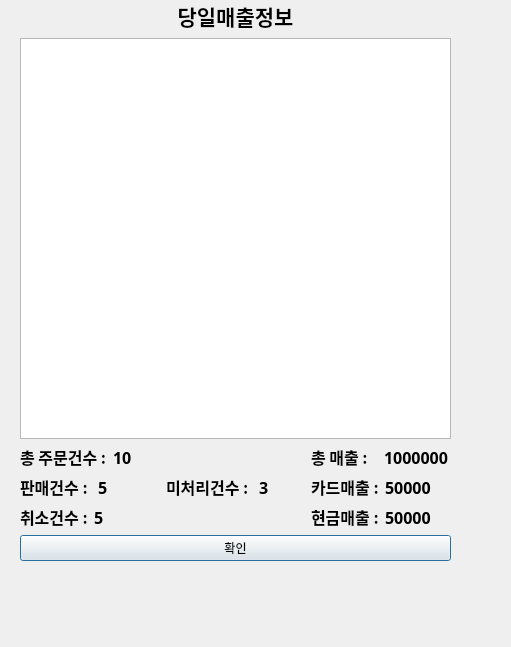
<?xml version="1.0" encoding="UTF-8"?>
<ui version="4.0">
 <class>TodaySales</class>
 <widget class="QDialog" name="TodaySales">
  <property name="geometry">
   <rect>
    <x>0</x>
    <y>0</y>
    <width>511</width>
    <height>647</height>
   </rect>
  </property>
  <property name="windowTitle">
   <string>Dialog</string>
  </property>
  <widget class="QWidget" name="">
   <property name="geometry">
    <rect>
     <x>20</x>
     <y>0</y>
     <width>431</width>
     <height>561</height>
    </rect>
   </property>
   <layout class="QVBoxLayout" name="verticalLayout_4">
    <item>
     <layout class="QVBoxLayout" name="verticalLayout_3">
      <item>
       <widget class="QLabel" name="label">
        <property name="font">
         <font>
          <family>Agency FB</family>
          <pointsize>16</pointsize>
          <weight>75</weight>
          <bold>true</bold>
         </font>
        </property>
        <property name="text">
         <string>당일매출정보</string>
        </property>
        <property name="alignment">
         <set>Qt::AlignCenter</set>
        </property>
       </widget>
      </item>
      <item>
       <widget class="QTableWidget" name="t_sales_info_table"/>
      </item>
      <item>
       <layout class="QHBoxLayout" name="horizontalLayout_7">
        <item>
         <layout class="QVBoxLayout" name="verticalLayout">
          <item>
           <layout class="QHBoxLayout" name="horizontalLayout">
            <item>
             <widget class="QLabel" name="label_2">
              <property name="font">
               <font>
                <family>Agency FB</family>
                <pointsize>12</pointsize>
                <weight>75</weight>
                <bold>true</bold>
               </font>
              </property>
              <property name="text">
               <string>총 주문건수 :</string>
              </property>
             </widget>
            </item>
            <item>
             <widget class="QLabel" name="tot_order_cnt_label">
              <property name="font">
               <font>
                <family>Agency FB</family>
                <pointsize>12</pointsize>
                <weight>75</weight>
                <bold>true</bold>
               </font>
              </property>
              <property name="text">
               <string>10</string>
              </property>
             </widget>
            </item>
           </layout>
          </item>
          <item>
           <layout class="QHBoxLayout" name="horizontalLayout_2">
            <item>
             <widget class="QLabel" name="label_4">
              <property name="font">
               <font>
                <family>Agency FB</family>
                <pointsize>12</pointsize>
                <weight>75</weight>
                <bold>true</bold>
               </font>
              </property>
              <property name="text">
               <string>판매건수 : </string>
              </property>
             </widget>
            </item>
            <item>
             <widget class="QLabel" name="t_sales_cnt_label">
              <property name="font">
               <font>
                <family>Agency FB</family>
                <pointsize>12</pointsize>
                <weight>75</weight>
                <bold>true</bold>
               </font>
              </property>
              <property name="text">
               <string>5</string>
              </property>
             </widget>
            </item>
           </layout>
          </item>
          <item>
           <layout class="QHBoxLayout" name="horizontalLayout_3">
            <item>
             <widget class="QLabel" name="label_5">
              <property name="font">
               <font>
                <family>Agency FB</family>
                <pointsize>12</pointsize>
                <weight>75</weight>
                <bold>true</bold>
               </font>
              </property>
              <property name="text">
               <string>취소건수 :</string>
              </property>
             </widget>
            </item>
            <item>
             <widget class="QLabel" name="t_cancel_cnt_label">
              <property name="font">
               <font>
                <family>Agency FB</family>
                <pointsize>12</pointsize>
                <weight>75</weight>
                <bold>true</bold>
               </font>
              </property>
              <property name="text">
               <string>5</string>
              </property>
             </widget>
            </item>
           </layout>
          </item>
         </layout>
        </item>
        <item>
         <layout class="QHBoxLayout" name="horizontalLayout_8">
          <item>
           <widget class="QLabel" name="label_3">
            <property name="font">
             <font>
              <family>Agency FB</family>
              <pointsize>12</pointsize>
              <weight>75</weight>
              <bold>true</bold>
             </font>
            </property>
            <property name="text">
             <string>미처리건수 : </string>
            </property>
           </widget>
          </item>
          <item>
           <widget class="QLabel" name="not_sales_label">
            <property name="font">
             <font>
              <family>Agency FB</family>
              <pointsize>12</pointsize>
              <weight>75</weight>
              <bold>true</bold>
             </font>
            </property>
            <property name="text">
             <string>3</string>
            </property>
           </widget>
          </item>
         </layout>
        </item>
        <item>
         <layout class="QVBoxLayout" name="verticalLayout_2">
          <item>
           <layout class="QHBoxLayout" name="horizontalLayout_4">
            <item>
             <widget class="QLabel" name="label_8">
              <property name="font">
               <font>
                <family>Agency FB</family>
                <pointsize>12</pointsize>
                <weight>75</weight>
                <bold>true</bold>
               </font>
              </property>
              <property name="text">
               <string>총 매출 :</string>
              </property>
             </widget>
            </item>
            <item>
             <widget class="QLabel" name="t_tot_sales_label">
              <property name="font">
               <font>
                <family>Agency FB</family>
                <pointsize>12</pointsize>
                <weight>75</weight>
                <bold>true</bold>
               </font>
              </property>
              <property name="text">
               <string>1000000</string>
              </property>
             </widget>
            </item>
           </layout>
          </item>
          <item>
           <layout class="QHBoxLayout" name="horizontalLayout_5">
            <item>
             <widget class="QLabel" name="label_9">
              <property name="font">
               <font>
                <family>Agency FB</family>
                <pointsize>12</pointsize>
                <weight>75</weight>
                <bold>true</bold>
               </font>
              </property>
              <property name="text">
               <string>카드매출 :</string>
              </property>
             </widget>
            </item>
            <item>
             <widget class="QLabel" name="t_card_sales_label">
              <property name="font">
               <font>
                <family>Agency FB</family>
                <pointsize>12</pointsize>
                <weight>75</weight>
                <bold>true</bold>
               </font>
              </property>
              <property name="text">
               <string>50000</string>
              </property>
             </widget>
            </item>
           </layout>
          </item>
          <item>
           <layout class="QHBoxLayout" name="horizontalLayout_6">
            <item>
             <widget class="QLabel" name="label_10">
              <property name="font">
               <font>
                <family>Agency FB</family>
                <pointsize>12</pointsize>
                <weight>75</weight>
                <bold>true</bold>
               </font>
              </property>
              <property name="text">
               <string>현금매출 :</string>
              </property>
             </widget>
            </item>
            <item>
             <widget class="QLabel" name="t_cash_sales_label">
              <property name="font">
               <font>
                <family>Agency FB</family>
                <pointsize>12</pointsize>
                <weight>75</weight>
                <bold>true</bold>
               </font>
              </property>
              <property name="text">
               <string>50000</string>
              </property>
             </widget>
            </item>
           </layout>
          </item>
         </layout>
        </item>
       </layout>
      </item>
     </layout>
    </item>
    <item>
     <widget class="QPushButton" name="checkBtn">
      <property name="text">
       <string>확인</string>
      </property>
     </widget>
    </item>
   </layout>
  </widget>
 </widget>
 <resources/>
 <connections/>
</ui>
